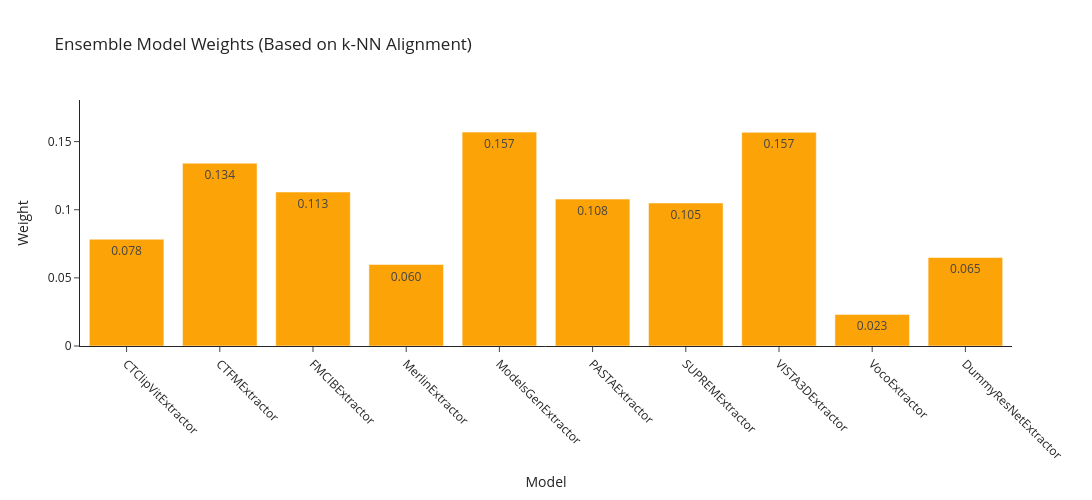

The code cell stored with this chart in its notebook:
### Markdown cell above
## Ensemble Model Weights

Visualize the alignment-based weights assigned to each model.

### Code cell
# Display ensemble weights from the first evaluation
# (Run one more iteration to get final ensemble model)
train_idx, train_labels_s, val_idx, val_labels_s, test_idx, test_labels_s = split_shuffle_data(
    np.arange(len(all_labels_ensemble)), all_labels_ensemble,
    train_ratio=0.5, val_ratio=0.2, random_seed=50, stratify=True
)

train_features_dict = {m: ensemble_features_dict[m][train_idx] for m in model_list}
val_features_dict = {m: ensemble_features_dict[m][val_idx] for m in model_list}

final_ensemble, _ = build_knn_ensemble_classifier(
    train_features_dict, train_labels_s,
    val_features_dict, val_labels_s,
    overlap_matrix.copy(), model_list, k=10
)

# Extract and visualize weights
weights = final_ensemble['weights']
models_for_plot = list(weights.keys())
weight_values = list(weights.values())

fig = go.Figure()
fig.add_trace(go.Bar(
    x=models_for_plot,
    y=weight_values,
    marker_color='#FCA308',
    text=[f'{w:.3f}' for w in weight_values],
    textposition='auto',
))

fig.update_layout(
    title='Ensemble Model Weights (Based on k-NN Alignment)',
    xaxis_title='Model',
    yaxis_title='Weight',
    height=500,
    width=1200,
    template='simple_white',
    xaxis_tickangle=45
)
fig.update_yaxes(range=[0, max(weight_values) * 1.15])

fig.show()

print(f"\nWeight Statistics:")
print(f"  Max weight: {max(weight_values):.4f}")
print(f"  Min weight: {min(weight_values):.4f}")
print(f"  All weights sum to: {sum(weight_values):.4f}")
print(f"\nInterpretation:")
print(f"  Higher weight = better alignment with other models (consensus)")
print(f"  Lower weight = unique/diverse representation (adds complementary info)")

### Figure 1 — Plotly figure (JSON) as saved in the notebook; plotly's stock layout.template omitted (floating-point values rounded to 4 significant figures)
{"data": [{"marker": {"color": "#FCA308"}, "text": ["0.078", "0.134", "0.113", "0.060", "0.157", "0.108", "0.105", "0.157", "0.023", "0.065"], "textposition": "auto", "type": "bar", "x": ["CTClipVitExtractor", "CTFMExtractor", "FMCIBExtractor", "MerlinExtractor", "ModelsGenExtractor", "PASTAExtractor", "SUPREMExtractor", "VISTA3DExtractor", "VocoExtractor", "DummyResNetExtractor"], "y": [0.07834, 0.1342, 0.113, 0.0598, 0.157, 0.1078, 0.1049, 0.1568, 0.0232, 0.06496]}], "layout": {"height": 500, "title": {"text": "Ensemble Model Weights (Based on k-NN Alignment)"}, "width": 1200, "xaxis": {"tickangle": 45, "title": {"text": "Model"}}, "yaxis": {"range": [0, 0.1805], "title": {"text": "Weight"}}}}
